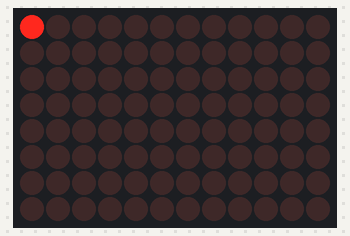
The program below on a simulated Arduino Uno R4 WiFi. Shown: 12×8 LED matrix.

Above: at 0.01 s.
At 1.61 s:
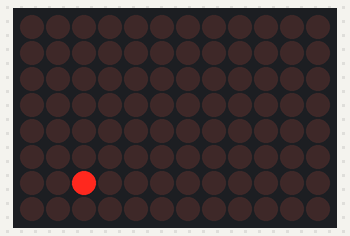
At 3.29 s:
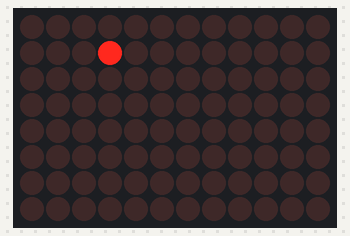
At 6.65 s:
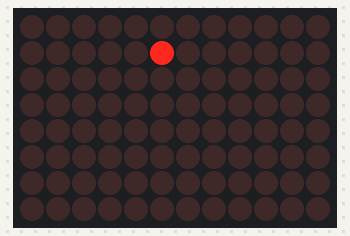
At 9.93 s:
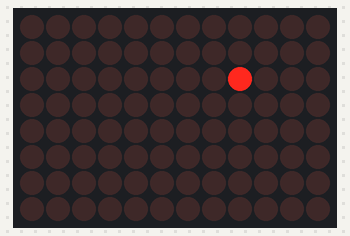
At 13.29 s:
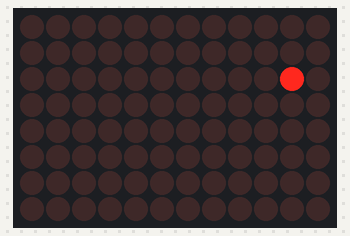

The program:

main.cpp
```cpp
#include <Arduino.h>
#include <Arduino_LED_Matrix.h>

int br = 115200;
int dt = 80;

ArduinoLEDMatrix matrix;
const byte maxRows = 8;
const byte maxCols = 12;
int rDirection = 1;
int cDirection = 1;

byte frame[maxRows][maxCols] = {};
byte currentRow = 0;
byte currentCol = 0;

void setup() {
    Serial.begin(br);
    matrix.begin();
    for (int i = 0; i < maxRows; i++) {
        for (int j = 0; j < maxCols; j++) {
            frame[i][j] = 0;
        }
    }

    frame[currentRow][currentCol] = 1;
    matrix.renderBitmap(frame, 8, 12);
    delay(dt);
}

void itHitBottomWall(byte currentRow, byte currentCol, int *rDirection, int *cDirection) {
    if (currentRow < (maxRows - 1) ) {
        return;
    }

    if ( *rDirection > 0 && *cDirection > 0 ) {
        *rDirection = -1;
        *cDirection = 1;
    }

    if ( *rDirection > 0 && *cDirection < 0 ) {
        *rDirection = -1;
        *cDirection = -1;
    }
}

void itHitTopWall(byte currentRow, byte currentCol, int *rDirection, int *cDirection) {
    if (currentRow > 0) {
        return;
    }

    if (*rDirection < 0 && *cDirection > 0 ) {
        *rDirection = 1;
        *cDirection = 1;
    }

    if (*rDirection < 0 && *cDirection < 0 ) {
        *rDirection = 1;
        *cDirection = -1;
    }
}

void itHitRightWall(byte currentRow, byte currentCol, int *rDirection, int *cDirection) {
    if (currentCol < (maxCols - 1)) {
        return;
    }

    if (*rDirection > 0 && *cDirection > 0 ) {
        *rDirection = 1;
        *cDirection = -1;
    }

    if (*rDirection < 0 && *cDirection > 0 ) {
        *rDirection = -1;
        *cDirection = -1;
    }
}

void itHitLeftWall(byte currentRow, byte currentCol, int *rDirection, int *cDirection) {
    if (currentCol > 0) {
        return;
    }

    if (*rDirection < 0 && *cDirection < 0 ) {
        *rDirection = -1;
        *cDirection = 1;
    }

    if (*rDirection > 0 && *cDirection < 0 ) {
        *rDirection = 1;
        *cDirection = 1;
    }
}

void itHitTheCorners(byte currentRow, byte currentCol, int *rDirection, int *cDirection) {
    if (currentRow == 0 && currentCol == 0) {
        *rDirection = 1;
        *cDirection = 1;
    }

    if (currentRow == 0 && currentCol == (maxCols - 1)) {
        *rDirection = 1;
        *cDirection = -1;
    }

    if (currentRow == (maxRows - 1) && currentCol == 0) {
        *rDirection = -1;
        *cDirection = 1;
    }

    if (currentRow == (maxRows - 1) && currentCol == (maxCols - 1)) {
        *rDirection = -1;
        *cDirection = -1;
    }

}

void loop() {
    int prevRow = currentRow;
    int prevCol = currentCol;

    itHitBottomWall(currentRow, currentCol, &rDirection, &cDirection);
    itHitTopWall(currentRow, currentCol, &rDirection, &cDirection);
    itHitRightWall(currentRow, currentCol, &rDirection, &cDirection);
    itHitLeftWall(currentRow, currentCol, &rDirection, &cDirection);
    itHitTheCorners(currentRow, currentCol, &rDirection, &cDirection);

    currentRow = currentRow + rDirection;
    currentCol = currentCol + cDirection;

    frame[prevRow][prevCol] = 0;
    frame[currentRow][currentCol] = 1;
    matrix.renderBitmap(frame, 8, 12);

    delay(dt);
}
```

Measured:
- by itself, everything shown: repeats every 12.3 s, in 154 steps
